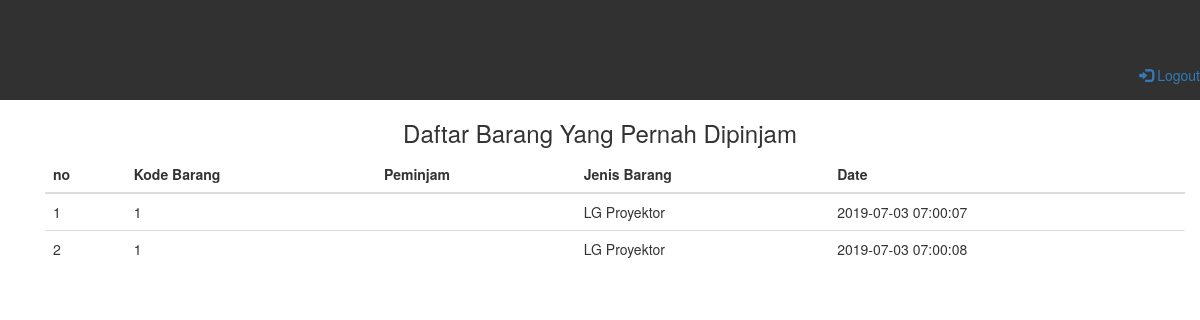
The page /history.php on the database its author committed.
### tables this page shows
CREATE TABLE `history` (
  `id_history` int(11) NOT NULL,
  `username` varchar(10) NOT NULL,
  `kode_barang` int(10) NOT NULL,
  `date` datetime NOT NULL
);

CREATE TABLE `alat` (
  `no` int(100) NOT NULL,
  `kode_barang` int(10) NOT NULL,
  `nama_barang` varchar(20) NOT NULL,
  `jenis_barang` varchar(20) NOT NULL
);

### history.php (the view, shortened to what this page needs)
<?php
include  'database.php';
 ?>
<!DOCTYPE html>
<html>
<head>
	<link rel="stylesheet" type="text/css" href="assets/addons/bootstrap-3.3.7/css/bootstrap.min.css">
	<link rel="stylesheet" type="text/css" href="assets/css/style.css">
</head>
<body>
<div class="nav" id="navigasi">
	<ul class="nav navbar-nav navbar-right">
		<li><a href="logout.php"><span class="glyphicon glyphicon-log-in"></span> Logout</a></li>
	</ul>
</div>
<div class="container">
	<h3 align="center">Daftar Barang Yang Pernah Dipinjam</h3>
<div class="container">
		<table class="table">
			<thead>
				<tr>
					<th>no</th>
					<th>Kode Barang</th>
					<th> Peminjam </th>
					<th>Jenis Barang</th>
					<th>Date</th>
				</tr>
			</thead>
			<tbody>
			<?php
				$query = 'select alat.kode_barang, alat.nama_barang,alat.jenis_barang,date from alat INNER JOIN history where alat.kode_barang= history.kode_barang';
				$result = mysqli_query($connection, $query);
				$no = 1;
				while ($data = mysqli_fetch_array($result))
			 	{ ?>
			 	<tr>
					<td> <?php echo $no;  ?>	</td>
					<td> <?php echo $data['kode_barang'] ?>	</td>
					<td> <?php echo $_SESSION['username']?></a>
					<td> <?php echo $data['nama_barang'] ?>	</td>
					<td> <?php echo $data['date'] ?></td>
				</tr>
			<?php $no++; 	}
			 ?>
			</tbody>
		</table>
</div>
</div>
</body>
</html>

### assets/css/style.css (style rules this page uses)
#navigasi { background-color: #313131; padding-top: 50px; }

### rows shown on the page
history: kode_barang.kode_barang "1", kode_barang.nama_barang "LG Proyektor", date "2019-07-03 07:00:07"
history: kode_barang.kode_barang "1", kode_barang.nama_barang "LG Proyektor", date "2019-07-03 07:00:08"
